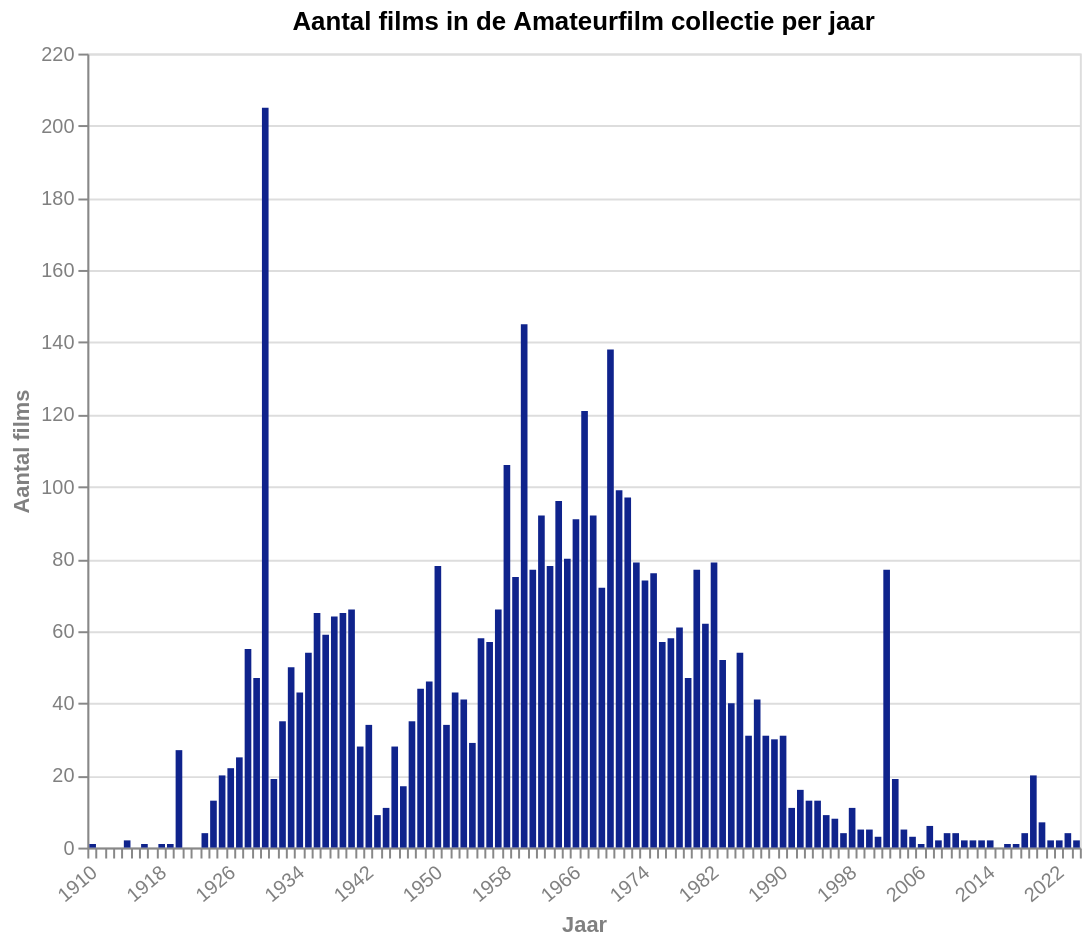

Write the Vega-Lite specification saved for this chart.
### Vega-Lite specification from a JSON file in a GitHub repository (floating-point values rounded to 4 significant figures)
{"$schema": "https://vega.github.io/schema/vega-lite/v5.json", "title": "Aantal films in de Amateurfilm collectie per jaar", "description": "Aantal films per jaar", "width": 500, "height": 400, "data": {"values": [{"Year": "1910", "count": 1}, {"Year": "1911", "count": 0}, {"Year": "1912", "count": 0}, {"Year": "1913", "count": 0}, {"Year": "1914", "count": 2}, {"Year": "1915", "count": 0}, {"Year": "1916", "count": 1}, {"Year": "1917", "count": 0}, {"Year": "1918", "count": 1}, {"Year": "1919", "count": 1}, {"Year": "1920", "count": 27}, {"Year": "1921", "count": 0}, {"Year": "1922", "count": 0}, {"Year": "1923", "count": 4}, {"Year": "1924", "count": 13}, {"Year": "1925", "count": 20}, {"Year": "1926", "count": 22}, {"Year": "1927", "count": 25}, {"Year": "1928", "count": 55}, {"Year": "1929", "count": 47}, {"Year": "1930", "count": 205}, {"Year": "1931", "count": 19}, {"Year": "1932", "count": 35}, {"Year": "1933", "count": 50}, {"Year": "1934", "count": 43}, {"Year": "1935", "count": 54}, {"Year": "1936", "count": 65}, {"Year": "1937", "count": 59}, {"Year": "1938", "count": 64}, {"Year": "1939", "count": 65}, {"Year": "1940", "count": 66}, {"Year": "1941", "count": 28}, {"Year": "1942", "count": 34}, {"Year": "1943", "count": 9}, {"Year": "1944", "count": 11}, {"Year": "1945", "count": 28}, {"Year": "1946", "count": 17}, {"Year": "1947", "count": 35}, {"Year": "1948", "count": 44}, {"Year": "1949", "count": 46}, {"Year": "1950", "count": 78}, {"Year": "1951", "count": 34}, {"Year": "1952", "count": 43}, {"Year": "1953", "count": 41}, {"Year": "1954", "count": 29}, {"Year": "1955", "count": 58}, {"Year": "1956", "count": 57}, {"Year": "1957", "count": 66}, {"Year": "1958", "count": 106}, {"Year": "1959", "count": 75}, {"Year": "1960", "count": 145}, {"Year": "1961", "count": 77}, {"Year": "1962", "count": 92}, {"Year": "1963", "count": 78}, {"Year": "1964", "count": 96}, {"Year": "1965", "count": 80}, {"Year": "1966", "count": 91}, {"Year": "1967", "count": 121}, {"Year": "1968", "count": 92}, {"Year": "1969", "count": 72}, {"Year": "1970", "count": 138}, {"Year": "1971", "count": 99}, {"Year": "1972", "count": 97}, {"Year": "1973", "count": 79}, {"Year": "1974", "count": 74}, {"Year": "1975", "count": 76}, {"Year": "1976", "count": 57}, {"Year": "1977", "count": 58}, {"Year": "1978", "count": 61}, {"Year": "1979", "count": 47}, {"Year": "1980", "count": 77}, {"Year": "1981", "count": 62}, {"Year": "1982", "count": 79}, {"Year": "1983", "count": 52}, {"Year": "1984", "count": 40}, {"Year": "1985", "count": 54}, {"Year": "1986", "count": 31}, {"Year": "1987", "count": 41}, {"Year": "1988", "count": 31}, {"Year": "1989", "count": 30}, {"Year": "1990", "count": 31}, {"Year": "1991", "count": 11}, {"Year": "1992", "count": 16}, {"Year": "1993", "count": 13}, {"Year": "1994", "count": 13}, {"Year": "1995", "count": 9}, {"Year": "1996", "count": 8}, {"Year": "1997", "count": 4}, {"Year": "1998", "count": 11}, {"Year": "1999", "count": 5}, {"Year": "2000", "count": 5}, {"Year": "2001", "count": 3}, {"Year": "2002", "count": 77}, {"Year": "2003", "count": 19}, {"Year": "2004", "count": 5}, {"Year": "2005", "count": 3}, {"Year": "2006", "count": 1}, {"Year": "2007", "count": 6}, {"Year": "2008", "count": 2}, {"Year": "2009", "count": 4}, {"Year": "2010", "count": 4}, {"Year": "2011", "count": 2}, {"Year": "2012", "count": 2}, {"Year": "2013", "count": 2}, {"Year": "2014", "count": 2}, {"Year": "2015", "count": 0}, {"Year": "2016", "count": 1}, {"Year": "2017", "count": 1}, {"Year": "2018", "count": 4}, {"Year": "2019", "count": 20}, {"Year": "2020", "count": 7}, {"Year": "2021", "count": 2}, {"Year": "2022", "count": 2}, {"Year": "2023", "count": 4}, {"Year": "2024", "count": 2}]}, "mark": {"type": "bar", "binSpacing": 1, "tooltip": true}, "encoding": {"x": {"field": "Year", "type": "temporal", "title": "Jaar", "timeUnit": "year"}, "y": {"field": "count", "type": "quantitative", "title": "Aantal films"}, "color": {"value": "#0F238C"}}, "config": {"countTitle": "Aantal", "axisX": {"labelAngle": -40, "grid": false, "tickCount": {"interval": "year", "step": 1}, "titleColor": "grey", "labelColor": "grey"}, "axisY": {"titleColor": "grey", "labelColor": "grey"}}}
